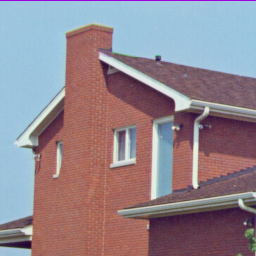
#> input picture opencv-rPi/rpi/pruebas/feature_detection/house.tiff, 256 x 256 px
$ python corner.py
#> lines starting #> are read from the running program, lines starting #| are printed output that depends on the picture; after the words box and inside, x2 and y2 are one past the last pixel; in counts of white or black regions, pixels touching at a corner belong together
import cv2
import numpy as np
import matplotlib.pyplot as plt

img = cv2.imread('house.tiff', 0)
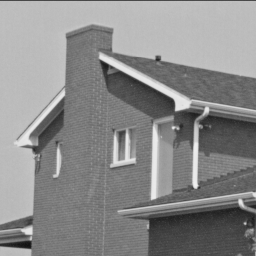
#> img: shape (256, 256); min 17, max 239, mean 138.1
img = np.float32(img)
dst = cv2.cornerHarris(img, 2, 3, 0.04)
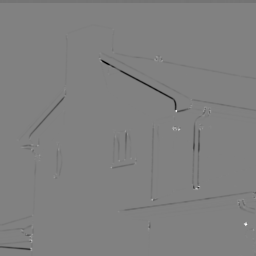
#> dst: shape (256, 256) float32; min -18579318, max 18053012, mean -114700.9; drawn with min black and max white
ret, dst = cv2.threshold(dst, 0.01*dst.max(), 255, 0)
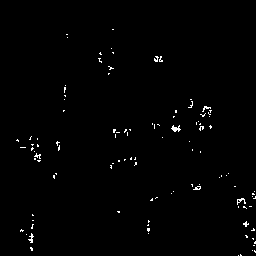
#> dst: shape (256, 256) float32; 0.93% white in thin lines or dots, all inside (x1, y1, x2, y2) = (16, 29, 256, 256)
#> ret = 180530.1
dst = np.uint8(dst)
plt.imshow(dst, cmap='gray')
plt.axis('off')
plt.show()
